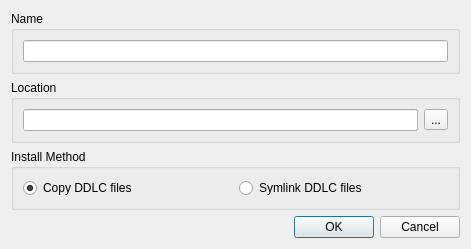
<?xml version="1.0" encoding="UTF-8"?>
<ui version="4.0">
 <class>Dialog</class>
 <widget class="QDialog" name="Dialog">
  <property name="geometry">
   <rect>
    <x>0</x>
    <y>0</y>
    <width>471</width>
    <height>225</height>
   </rect>
  </property>
  <property name="sizePolicy">
   <sizepolicy hsizetype="Preferred" vsizetype="Preferred">
    <horstretch>0</horstretch>
    <verstretch>0</verstretch>
   </sizepolicy>
  </property>
  <property name="windowTitle">
   <string>Dialog</string>
  </property>
  <layout class="QGridLayout" name="gridLayout_7">
   <item row="0" column="0">
    <layout class="QGridLayout" name="importLayout">
     <property name="sizeConstraint">
      <enum>QLayout::SetDefaultConstraint</enum>
     </property>
     <item row="0" column="0">
      <widget class="QGroupBox" name="nameGroupBox">
       <property name="title">
        <string>Name</string>
       </property>
       <layout class="QGridLayout" name="gridLayout_3">
        <item row="0" column="0">
         <widget class="QLineEdit" name="nameEdit">
          <property name="inputMask">
           <string/>
          </property>
          <property name="placeholderText">
           <string/>
          </property>
         </widget>
        </item>
       </layout>
      </widget>
     </item>
     <item row="1" column="0">
      <widget class="QGroupBox" name="locationGroupBox">
       <property name="sizePolicy">
        <sizepolicy hsizetype="Preferred" vsizetype="Preferred">
         <horstretch>0</horstretch>
         <verstretch>0</verstretch>
        </sizepolicy>
       </property>
       <property name="title">
        <string>Location</string>
       </property>
       <layout class="QGridLayout" name="gridLayout_4">
        <item row="0" column="0">
         <widget class="QLineEdit" name="locationEdit">
          <property name="inputMask">
           <string/>
          </property>
          <property name="placeholderText">
           <string/>
          </property>
         </widget>
        </item>
        <item row="0" column="1">
         <widget class="QToolButton" name="locationToolButton">
          <property name="text">
           <string>...</string>
          </property>
         </widget>
        </item>
       </layout>
      </widget>
     </item>
     <item row="2" column="0">
      <widget class="QGroupBox" name="methodGroup">
       <property name="title">
        <string>Install Method</string>
       </property>
       <layout class="QGridLayout" name="gridLayout_5">
        <item row="0" column="1">
         <widget class="QRadioButton" name="symlinkRadio">
          <property name="text">
           <string>Symlink DDLC files</string>
          </property>
         </widget>
        </item>
        <item row="0" column="0">
         <widget class="QRadioButton" name="copyRadio">
          <property name="text">
           <string>Copy DDLC files</string>
          </property>
          <property name="checked">
           <bool>true</bool>
          </property>
         </widget>
        </item>
       </layout>
      </widget>
     </item>
     <item row="3" column="0">
      <spacer name="verticalSpacer">
       <property name="orientation">
        <enum>Qt::Vertical</enum>
       </property>
       <property name="sizeHint" stdset="0">
        <size>
         <width>20</width>
         <height>40</height>
        </size>
       </property>
      </spacer>
     </item>
    </layout>
   </item>
   <item row="1" column="0">
    <widget class="QDialogButtonBox" name="buttonBox">
     <property name="orientation">
      <enum>Qt::Horizontal</enum>
     </property>
     <property name="standardButtons">
      <set>QDialogButtonBox::Cancel|QDialogButtonBox::Ok</set>
     </property>
    </widget>
   </item>
  </layout>
 </widget>
 <resources/>
 <connections>
  <connection>
   <sender>buttonBox</sender>
   <signal>accepted()</signal>
   <receiver>Dialog</receiver>
   <slot>accept()</slot>
   <hints>
    <hint type="sourcelabel">
     <x>248</x>
     <y>254</y>
    </hint>
    <hint type="destinationlabel">
     <x>157</x>
     <y>274</y>
    </hint>
   </hints>
  </connection>
  <connection>
   <sender>buttonBox</sender>
   <signal>rejected()</signal>
   <receiver>Dialog</receiver>
   <slot>reject()</slot>
   <hints>
    <hint type="sourcelabel">
     <x>316</x>
     <y>260</y>
    </hint>
    <hint type="destinationlabel">
     <x>286</x>
     <y>274</y>
    </hint>
   </hints>
  </connection>
 </connections>
</ui>
